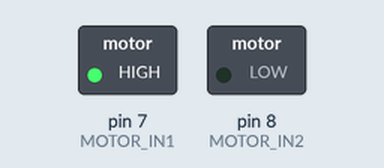
Recording of a sketch running on a simulated Arduino Uno, built with avr-gcc and run on an emulated ATmega328P. Parts: switched loads named in the sketch (green lamp = pin HIGH).

Above: at 2.0 s.
At 5.0 s:
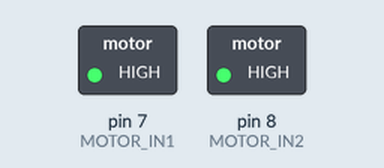
At 7.0 s:
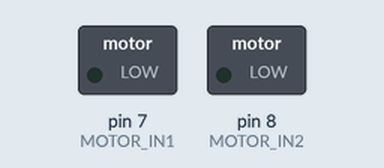
Timing chart, 0 to 10.4 s (numbered marks = the images above):
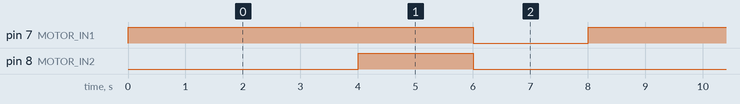

Measured:
- by itself, pin 7 (MOTOR_IN1): alternates HIGH for 6.0 s and LOW for 2.0 s
- by itself, pin 8 (MOTOR_IN2): alternates HIGH for 2.0 s and LOW for 6.0 s
- by itself, everything shown: repeats every 8.0 s, in 3 steps

The sketch:

hbridge.ino
```cpp
#define MOTOR_IN1  7
#define MOTOR_IN2  8

void setup() {
    pinMode(MOTOR_IN1, OUTPUT);
    pinMode(MOTOR_IN2, OUTPUT);
}

void controlMotor(int speed, bool direction) {
    if (direction) {
        digitalWrite(MOTOR_IN1, HIGH);
        digitalWrite(MOTOR_IN2, LOW);
    } else {
        digitalWrite(MOTOR_IN1, LOW);
        digitalWrite(MOTOR_IN2, HIGH);
    }
    if (speed > 0) {
        digitalWrite(MOTOR_IN1, HIGH);
    } else {
        digitalWrite(MOTOR_IN1, LOW);
    }
}

void loop() {
    controlMotor(150, true);
    delay(2000);
    controlMotor(255, true);
    delay(2000);
    controlMotor(150, false);
    delay(2000);
    controlMotor(0, true);
    delay(2000);
}
```
